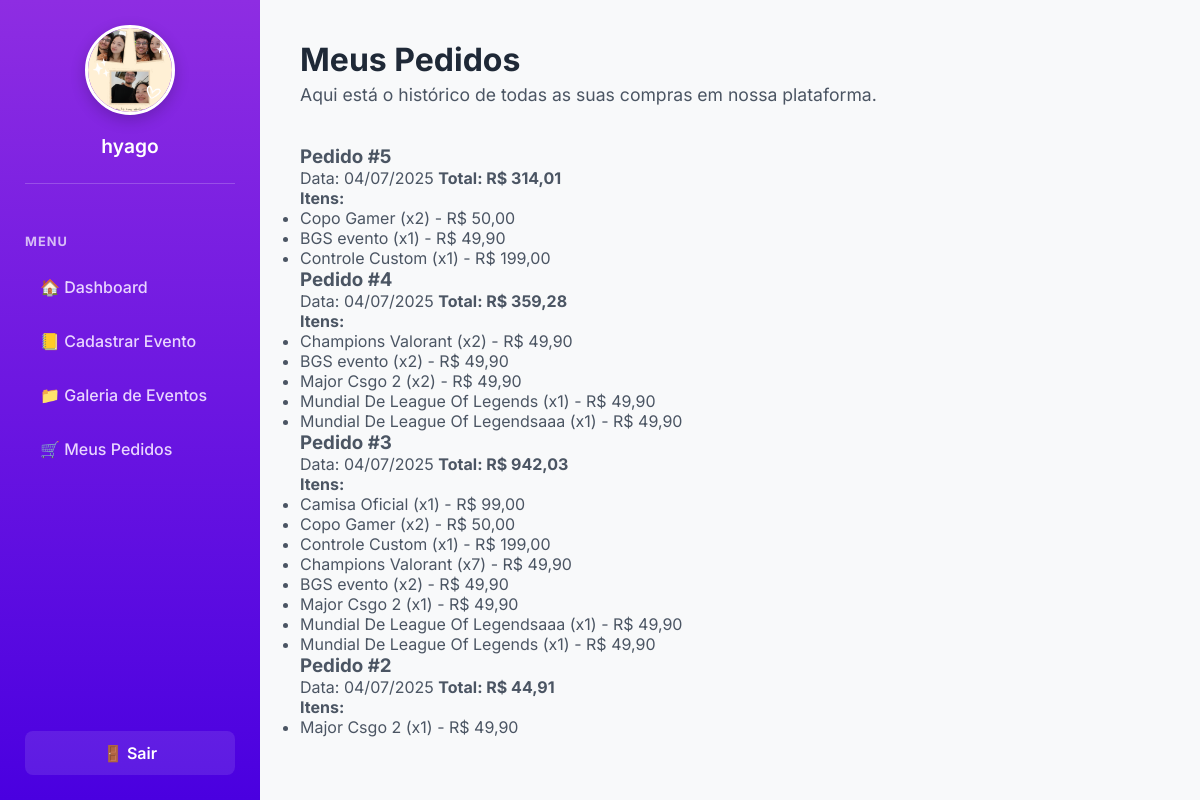
Page /meus_pedidos.php (signed in) on the committed database.
### tables this page shows
CREATE TABLE `tbpedidos` (
  `idPedido` int(11) NOT NULL,
  `idUsuario` int(11) NOT NULL,
  `valorTotal` decimal(10,2) NOT NULL,
  `formaPagamento` varchar(50) NOT NULL,
  `dataPedido` timestamp NOT NULL DEFAULT current_timestamp()
);

### meus_pedidos.php (the view, shortened to what this page needs)
<?php
include 'conexao.php';
include 'header_dashboard.php';
try {
    $sql = "SELECT * FROM tbpedidos WHERE idUsuario = ? ORDER BY dataPedido DESC";
    $stmt = $con->prepare($sql);
    $stmt->execute([$_SESSION['idUsuario']]);
    $pedidos = $stmt->fetchAll(PDO::FETCH_ASSOC);
} catch (PDOException $e) {
    die("Erro ao buscar pedidos: " . $e->getMessage());
}
?>
<h1>Meus Pedidos</h1>
<p>Aqui está o histórico de todas as suas compras em nossa plataforma.</p>
<div class="pedidos-container">
    <?php if (empty($pedidos)): ?>
        <p>Você ainda não fez nenhum pedido.</p>
    <?php else: ?>
        <?php foreach ($pedidos as $pedido): ?>
            <div class="pedido-card">
                <div class="pedido-header">
                    <h3>Pedido #<?php echo $pedido['idPedido']; ?></h3>
                    <span>Data: <?php echo date('d/m/Y', strtotime($pedido['dataPedido'])); ?></span>
                    <strong>Total: R$ <?php echo number_format($pedido['valorTotal'], 2, ',', '.'); ?></strong>
                </div>
                <div class="pedido-body">
                    <h4>Itens:</h4>
                    <ul>
                        <?php
                        $stmtItens = $con->prepare("
                            SELECT i.quantidade, i.precoUnitario, e.nomeCadEvento, p.nomeProduto
                            FROM tbpedidos_itens i
                            LEFT JOIN tbcadevento e ON i.idCadEvento = e.idCadEvento
                            LEFT JOIN tbprodutos p ON i.idProduto = p.idProduto
                            WHERE i.idPedido = ?
                        ");
                        $stmtItens->execute([$pedido['idPedido']]);
                        $itens = $stmtItens->fetchAll(PDO::FETCH_ASSOC);
                        foreach ($itens as $item) {
                            $nomeItem = $item['nomeCadEvento'] ?? $item['nomeProduto'];
                            echo '<li>' . htmlspecialchars($nomeItem) . ' (x' . $item['quantidade'] . ') - R$ ' . number_format($item['precoUnitario'], 2, ',', '.') . '</li>';
                        }
                        ?>
                    </ul>
                </div>
            </div>
        <?php endforeach; ?>
    <?php endif; ?>
</div>
<?php include 'footer_dashboard.php'; ?>

### header_dashboard.php (shortened to what this page needs)
<?php
$nome_usuario_logado = $_SESSION['nome'] ?? 'Usuário';
$foto_perfil_usuario = $_SESSION['foto'] ?? 'default.png';
$caminho_foto_perfil = 'uploads/' . $foto_perfil_usuario;
?>
<!DOCTYPE html>
<html lang="pt-BR">
<head>
    <link rel="stylesheet" href="./Styles/dashboard.css">
    <link rel="stylesheet" href="https://cdnjs.cloudflare.com/ajax/libs/font-awesome/6.5.2/css/all.min.css" />
</head>
<body>
<div class="dashboard">
    <aside class="sidebar">
        <div class="profile">
            <img src="<?php echo htmlspecialchars($caminho_foto_perfil); ?>" alt="Foto de Perfil" class="profile-pic">
            <h3><?php echo htmlspecialchars($nome_usuario_logado); ?></h3>
        </div>
        <h2>Menu</h2>
        <nav>
            <ul>
                <li><a href="dashboard.php">🏠 Dashboard</a></li>
                <li><a href="cadastrar_evento.php">📒 Cadastrar Evento</a></li>
                <li><a href="galeria.php">📁 Galeria de Eventos</a></li>
                <li><a href="meus_pedidos.php">🛒 Meus Pedidos</a></li>
            </ul>
        </nav>
        <div class="logout">
            <a href="logout.php">🚪 Sair</a>
        </div>
    </aside>
    <main class="main-content">

### footer_dashboard.php
</main>
</div>
</body>
</html>

### Styles/dashboard.css (style rules this page uses)
:root { --cor-primaria: #6a0dad; --cor-secundaria: #8A2BE2; --cor-fundo-dash: #f8f9fa; --cor-fundo-card: #ffffff; --cor-texto-titulo: #1f2937; --cor-texto-paragrafo: #4b5563; --cor-borda: #e5e7eb; --cor-fundo-sidebar: #a700ff; --cor-texto-sidebar: #e9d5ff; --cor-texto-sidebar-hover: #ffffff; --cor-fundo-sidebar-hover: rgba(0, 0, 0, 0.2); --cor-primaria-rgb: 106, 13, 173; }
* { margin: 0; padding: 0; box-sizing: border-box; }
body { font-family: 'Inter', sans-serif; background-color: var(--cor-fundo-dash); color: var(--cor-texto-paragrafo); height: 100vh; }
.dashboard { display: flex; height: 100vh; }
.main-content { flex: 1; padding: 40px; overflow-y: auto; height: 100vh; }
.main-content h1 { font-size: 2rem; font-weight: 700; margin-bottom: 5px; color: var(--cor-texto-titulo); }
.main-content > p { font-size: 1.1rem; margin-bottom: 40px; color: var(--cor-texto-paragrafo); }
.sidebar { background: linear-gradient(180deg, #8e2de2, #4a00e0); color: var(--cor-texto-sidebar); width: 260px; padding: 25px; display: flex; flex-direction: column; flex-shrink: 0; }
.profile { text-align: center; margin-bottom: 30px; padding-bottom: 25px; border-bottom: 1px solid rgba(255, 255, 255, 0.2); }
.profile-pic { width: 90px; height: 90px; border-radius: 50%; border: 3px solid #fff; object-fit: cover; margin-bottom: 15px; box-shadow: 0 5px 15px rgba(0,0,0,0.2); }
.profile h3 { font-size: 1.2rem; font-weight: 600; color: #fff; }
.sidebar h2 { margin: 20px 0 15px 0; font-size: 0.8rem; font-weight: 700; color: rgba(255, 255, 255, 0.7); text-transform: uppercase; letter-spacing: 1px; }
.sidebar nav { flex-grow: 1; }
.sidebar nav ul { list-style: none; padding: 0; }
.sidebar nav ul li a { color: var(--cor-texto-sidebar); text-decoration: none; font-size: 1rem; font-weight: 500; transition: all 0.2s ease-in-out; display: flex; align-items: center; gap: 15px; padding: 13px 15px; border-radius: 8px; margin-bottom: 8px; }
.logout { margin-top: auto; }
.logout a { color: #fff; background-color: rgba(255, 255, 255, 0.1); text-decoration: none; font-weight: 600; font-size: 1rem; display: flex; justify-content: center; align-items: center; gap: 10px; padding: 12px; border-radius: 8px; transition: all 0.2s ease-in-out; }

### rows in the picture
tbpedidos: idPedido "5", dataPedido "04/07/2025", valorTotal "314,01", nomeItem "Copo Gamer", quantidade "2", precoUnitario "50,00", nomeItem "BGS evento", quantidade "1", precoUnitario "49,90", nomeItem "Controle Custom", precoUnitario "199,00"
tbpedidos: idPedido "4", dataPedido "04/07/2025", valorTotal "359,28", nomeItem "Champions Valorant", quantidade "2", precoUnitario "49,90", nomeItem "BGS evento", nomeItem "Major Csgo 2", nomeItem "Mundial De League Of Legends", quantidade "1", nomeItem "Mundial De League Of Legendsaaa"
tbpedidos: idPedido "3", dataPedido "04/07/2025", valorTotal "942,03", nomeItem "Camisa Oficial", quantidade "1", precoUnitario "99,00", nomeItem "Copo Gamer", quantidade "2", precoUnitario "50,00", nomeItem "Controle Custom", precoUnitario "199,00", nomeItem "Champions Valorant", quantidade "7", precoUnitario "49,90", nomeItem "BGS evento", nomeItem "Major Csgo 2", nomeItem "Mundial De League Of Legendsaaa", nomeItem "Mundial De League Of Legends"
tbpedidos: idPedido "2", dataPedido "04/07/2025", valorTotal "44,91", nomeItem "Major Csgo 2", quantidade "1", precoUnitario "49,90"

### other values in the picture
$nome_usuario_logado "hyago"
